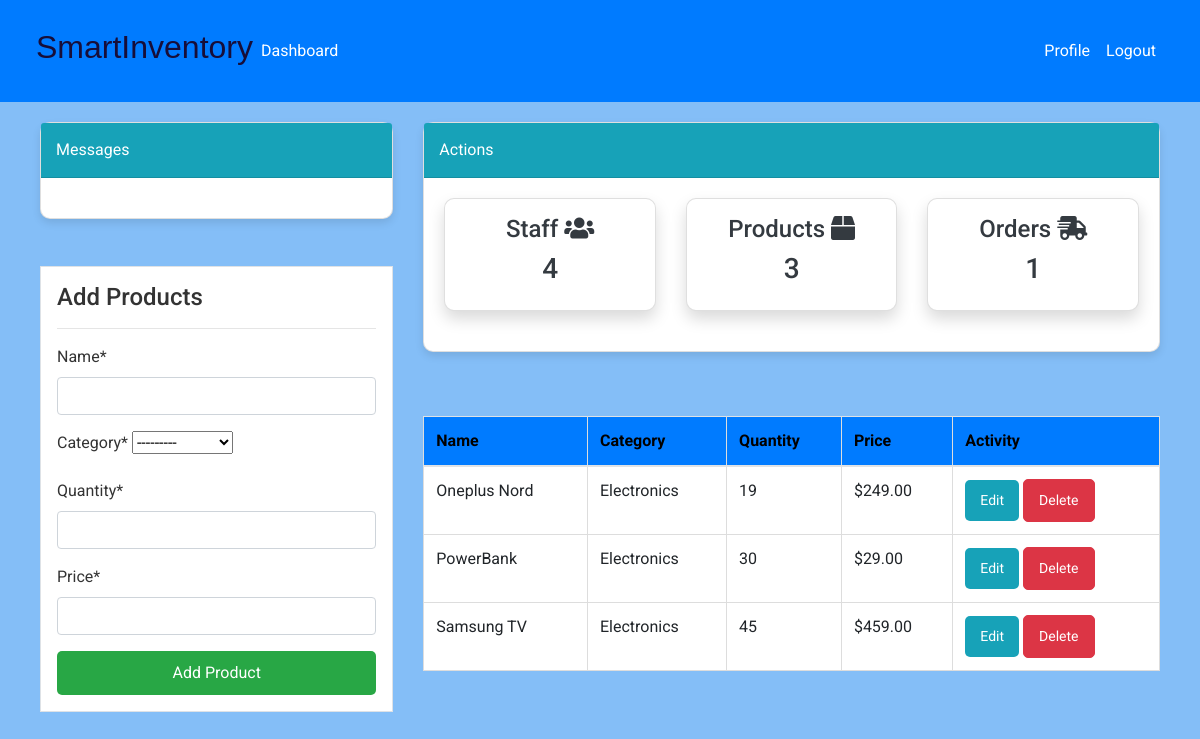
The app's page /product/ (signed in) with its own data.
### dashboard/models.py (models this page shows, shortened)
class Product(models.Model):
    name = models.CharField(max_length=255 , null=True)
    category = models.CharField(max_length=20, choices=CATEGORY)
    quantity= models.PositiveIntegerField(null=True)
    price = models.DecimalField(max_digits=10, decimal_places=2, null=True)

### dashboard/views.py (the view)
# urls.py: path('product/',views.product,name='dashboard-product'),
@login_required(login_url='user-login')
def product(request):
    items =Product.objects.all()
    product_count=items.count()
    workers_count = User.objects.all().count()
    orders = Order.objects.all()
    orders_count= orders.count()
    if request.method =='POST':
        form= ProductForm(request.POST)
        if form.is_valid():
            form.save()
            product_name =form.cleaned_data.get('name')
            messages.success(request,f'{product_name} has been added')
            return redirect('dashboard-product')
    else:
        form = ProductForm()
    context ={
        'items':items,
        'form':form,
        'workers_count':workers_count,
        'orders_count':orders_count,
        'product_count':product_count
    }
    return render(request,'dashboard/product.html',context)

### dashboard/forms.py
class ProductForm(forms.ModelForm):
    class Meta:
        model = Product
        fields = ['name','category','quantity','price']

### templates/dashboard/product.html (shortened to what this page needs)
{% extends 'partials/base.html' %}
{% load crispy_forms_tags %}
{% block content %}
{% include 'partials/topnav.html' %}
<div class="container">
    <div class="row my-4">
        <div class="col-md-4 col-sm-14">
            <div class="border bg-white p-3" style="margin-top: -170px;">
                <h4>Add Products</h4>
                <hr>
                <form method="POST">
                    {{ form|crispy }}
                    <input class="btn btn-success btn-block" type="submit" value="Add Product">
                </form>
            </div>
        </div>
        <div class="col-md-8 col-sm-12" style="margin-top: -20px;">
            <div class="table-responsive" style="max-height: 300px; overflow-y: auto;">
                <table class="table bg-white">
                    <thead class="bg-info">
                        <tr class="text-white">
                            <th scope="col">Name</th>
                            <th scope="col">Category</th>
                            <th scope="col">Quantity</th>
                            <th scope="col">Price</th>
                            <th scope="col">Activity</th>
                        </tr>
                    </thead>
                    <tbody>
                        {% for item in items %}
                        <tr>
                            <td>{{ item.name }}</td>
                            <td>{{ item.category }}</td>
                            <td>{{ item.quantity }}</td>
                            <td>${{ item.price }}</td>
                            <td>
                                <a class="btn btn-info btn-sm" href="{% url 'dashboard-product-update' item.id %}">Edit</a>
                                <a class="btn btn-danger btn-sm" href="{% url 'dashboard-product-delete' item.id %}">Delete</a>
                            </td>
                        </tr>
                        {% endfor %}
                    </tbody>
                </table>
            </div>
        </div>
    </div>
</div>
{% endblock %}

### templates/partials/base.html (shortened to what this page needs)
{% load static %}
<!doctype html>
<html lang="en">
<head>
    <link rel="stylesheet" href="https://cdn.jsdelivr.net/npm/bootstrap@4.6.0/dist/css/bootstrap.min.css"
>
    <link rel="stylesheet" href="https://use.fontawesome.com/releases/v5.15.2/css/all.css"
>
    <link rel="stylesheet" href="{% static 'style.css' %}">
</head>
<body>
    {% include 'partials/nav.html' %}
    <div class="container">
        {% block content %}
        {% endblock %}
    </div>
</body>
</html>

### templates/partials/nav.html (shortened to what this page needs)
<nav class="navbar navbar-expand-lg navbar-info bg-primary">
    <div class="container">
        {% if user.is_authenticated %}
        <h2 style="color: rgb(23, 14, 57);font-family:'Lucida Sans', 'Lucida Sans Regular', 'Lucida Grande', 'Lucida Sans Unicode', Geneva, Verdana, sans-serif;">SmartInventory</h2>
        <div class="collapse navbar-collapse" id="navbarSupportedContent">
            <ul class="navbar-nav mr-auto">
                <li class="nav-item active">
                    <a class="nav-link text-white" href="{% url 'dashboard-index' %}">Dashboard </a>
                </li>
            </ul>
            <ul class="navbar-nav ml-auto">
                <li class="nav-item active">
                    <a class="nav-link text-white" href="{% url 'user-profile' %}"> Profile
                        <span class="sr-only">(current)</span></a>
                </li>
                <li class="nav-item">
                    <a class="nav-link text-white" href="{% url 'user-logout' %}">Logout</a>
                </li>
            </ul>
        </div>
        {% endif %}
    </div>
</nav>

### templates/partials/topnav.html (shortened to what this page needs)
<div class="container">
    <div class="row">
        <div class="col-md-4">
            <div class="card"style="margin-top: -20px;">
                <div class="card-header bg-info text-white">
                    Messages
                </div>
                <div class="card-body">
                </div>
            </div>
        </div>
        <div class="col-md-8">
            <div class="card" style="margin-top: -20px;">
                <div class="card-header bg-info text-white">
                    Actions
                </div>
                <div class="card-body">
                    <div class="row g-3">
                        <div class="col-md-4">
                            <a class="text-decoration-none text-dark" href="{% url 'dashboard-staff' %}">
                                <div class="card my-card shadow text-center p-3">
                                    <h4>Staff <i class="fas fa-users"></i></h4>
                                    <h3>{{ workers_count }}</h3>
                                </div>
                            </a>
                        </div>
                        <div class="col-md-4">
                            <a class="text-decoration-none text-dark" href="{% url 'dashboard-product' %}">
                                <div class="card my-card shadow text-center p-3">
                                    <h4>Products <i class="fas fa-box"></i></h4>
                                    <h3>{{ product_count }}</h3>
                                </div>
                            </a>
                        </div>
                        <div class="col-md-4">
                            <a class="text-decoration-none text-dark" href="{% url 'dashboard-order' %}">
                                <div class="card my-card shadow text-center p-3">
                                    <h4>Orders <i class="fas fa-shipping-fast"></i></h4>
                                    <h3>{{ orders_count }}</h3>
                                </div>
                            </a>
                        </div>
                    </div>
                </div>
            </div>
        </div>
    </div>
</div>

### static/style.css (style rules this page uses)
body { background-color: #84bef7; font-family: 'Roboto', sans-serif; color: #333; }
.container { max-width: 1200px; margin: auto; padding: 20px; }
.card { border-radius: 10px; box-shadow: 0 4px 8px rgba(0, 0, 0, 0.1); margin-bottom: 20px; }
.card-header { background-color: #109ed6; color: white; padding: 15px; }
.btn { border-radius: 5px; padding: 10px 15px; }
.btn-info { background-color: #17a2b8; border: none; }
.btn-success { background-color: #28a745; border: none; }
table { width: 100%; border-collapse: collapse; }
th, td { padding: 12px; border: 1px solid #ddd; }
th { background-color: #007bff; color: rgb(0, 0, 0); }

### records on screen
Product: name "Oneplus Nord", category "Electronics", quantity "19", price "249.00"
Product: name "PowerBank", category "Electronics", quantity "30", price "29.00"
Product: name "Samsung TV", category "Electronics", quantity "45", price "459.00"

### other values on screen
{{ workers_count }} "4"
{{ product_count }} "3"
{{ orders_count }} "1"
